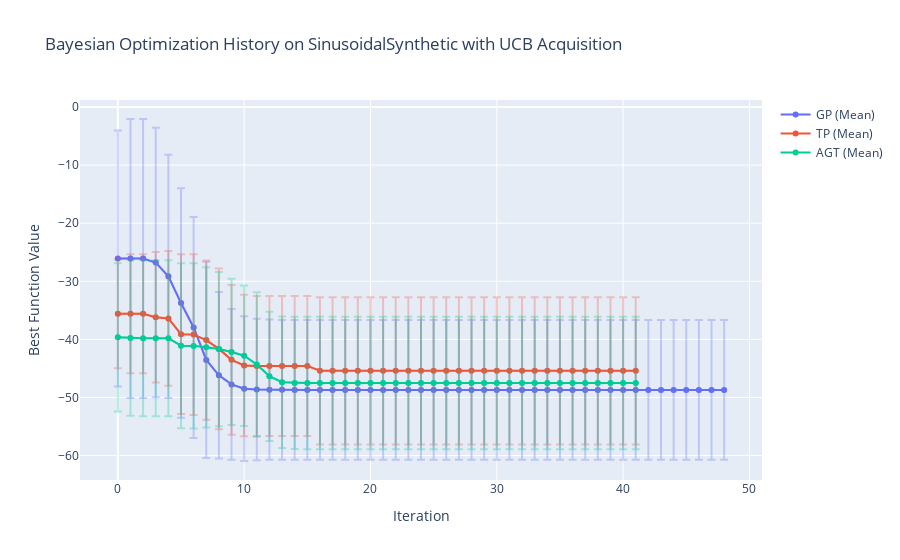

The code cell stored with this chart in its notebook:
### Markdown cell above
# UCB

### Code cell
target = os.path.join(LOG_DIR, 'E2')
models = ['GP', 'TP', 'AGT']
objective = 'SinusoidalSynthetic'
acquisition = 'UCB'
keywards = [objective, acquisition]

result_df_dict = create_result_df_dict(target, models, keywards)

color_dict = {
    'GP': px.colors.qualitative.Plotly[0],
    'TP': px.colors.qualitative.Plotly[1],
    'AGT': px.colors.qualitative.Plotly[2],
}

fig = go.Figure()

for model_name, result_df in result_df_dict.items():
    add_history_plot_with_error_bars(fig, model_name, result_df)

# Customize the layout
fig.update_layout(
    title=f"Bayesian Optimization History on {objective} with {acquisition} Acquisition",
    xaxis_title="Iteration",
    yaxis_title="Best Function Value",
)

fig.show()
